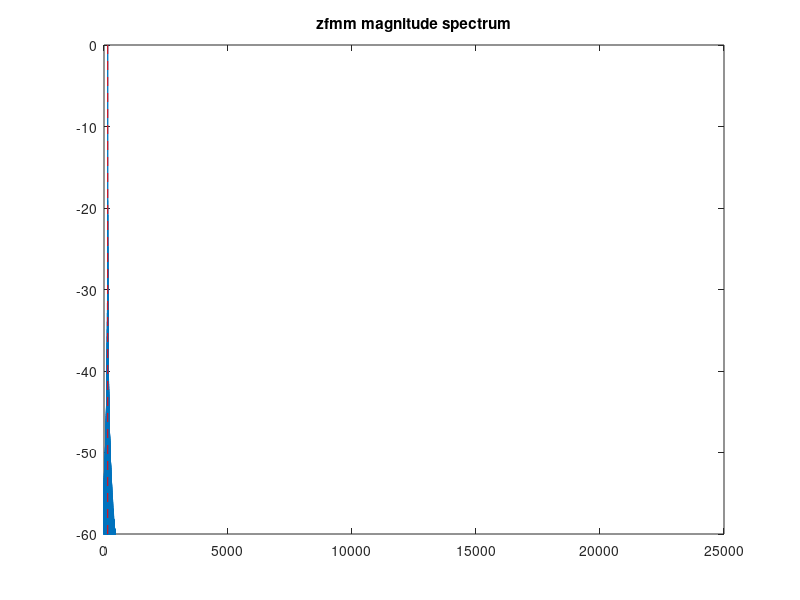
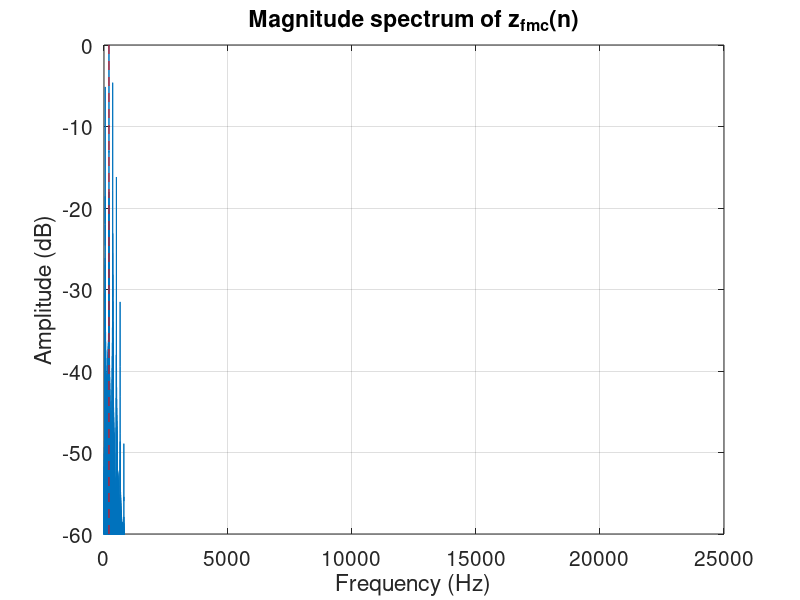

These charts were generated, in order, by the following MATLAB code: (Note: this script raises an error after producing the figures.)
fs = 44100;
dur = 1;
saveDissertationFigures = 1;

% carrier and modulator frequencies
fc = 200;
fm = 150;
I = 1;

% derived parameters
N = fs*dur;
T = 1/fs;

% fft parameters
Nfft = 2^nextpow2(N);
faxis = (fs/2)*linspace(0, 1, Nfft/2+1);


%% FM
%%%%%%%%%%%%%%%%%%%
zfmc = zeros(1, N);
zfmm = zeros(1, N);
zfmc(1) = 1;
zfmm(1) = 1;
%zfmm = I * exp(j*2*pi*fm*(0:N-1)*T);
for n=2:N
    % modulator
    zfmm(n) = exp(1j*2*pi*fm*T) * zfmm(n-1);
    % FM synthesis
    zfmc(n) = exp(1j*(2*pi*fc*T + imag(zfmm(n)-zfmm(n-1)))) * zfmc(n-1);
end

Zfmm = fft(zfmm, Nfft);
ZfmmPos = Zfmm(1:Nfft/2+1);

Zfmc = fft(zfmc, Nfft);
ZfmcPos = Zfmc(1:Nfft/2+1);

figure
plot(faxis, 20*log10(abs(ZfmmPos)/max(abs(ZfmmPos))));
hold on
plot([fm fm], [-60 0], 'r--')
ylim([-60 0]);
title('zfmm magnitude spectrum');

figure
plot(faxis, 20*log10(abs(ZfmcPos)/max(abs(ZfmcPos))));
hold on
plot([fc fc], [-60 0], 'r--')
% for i=-1:4
%     plot([fc+(i*fm) fc+(i*fm)], [-60 0], 'r--')
% end
ylim([-60 0]);
xlabel('Frequency (Hz)');
ylabel('Amplitude (dB)');
title('Magnitude spectrum of z_{fmc}(n)');
set(gca, 'FontSize', 15)
grid on;
if saveDissertationFigures==1
    fig = gcf;
    fig.PaperUnits = 'inches';
    fig.PaperPosition = [0 0 6 2.5];
    saveas(gcf, 'figures/FMMagSpec', 'epsc')
end


xfm = cos(2*pi*fc*(0:N-1)*T + I*sin(2*pi*fm*(0:N-1)*T));
Xfm = fft(xfm, Nfft);
XfmPos = Xfm(1:Nfft/2+1);
figure
plot(faxis, 20*log10(abs(XfmPos)/max(abs(XfmPos))));
hold on
plot([fc fc], [-60 0], 'r--')
ylim([-60 1])


%% Feedback FM
%%%%%%%%%%%%%%%%%%%
B = 0.9;
zfb = zeros(1, N);
zfb(1) = 1;
zfb(2) = 1;
for n=3:N
    zfb(n) = exp(1j*(2*pi*fc*T + B*imag(zfb(n-1) - zfb(n-2)))) * zfb(n-1);
end

xfb = zeros(1, N);
xfb(1) = 1;
for n=2:N
    xfb(n) = sin(2*pi*fc*n*T + B*xfb(n-1));
end

Zfb = fft(zfb, Nfft);
ZfbPos = Zfb(1:Nfft/2+1);

Xfb = fft(xfb, Nfft);
XfbPos = Xfb(1:Nfft/2+1);

figure
plot(faxis, 20*log10(abs(ZfbPos)/max(abs(ZfbPos))));
hold on
plot([fc fc], [-60 0], 'r--')
ylim([-60 0]);
xlabel('Frequency (Hz)');
ylabel('Amplitude (dB)');
title('Magnitude spectrum of z_{fmc}(n)');
set(gca, 'FontSize', 15)
grid on;
if saveDissertationFigures==1
    fig = gcf;
    fig.PaperUnits = 'inches';
    fig.PaperPosition = [0 0 6 2.5];
    saveas(gcf, 'figures/FeedbackFMMagSpec', 'epsc')
end